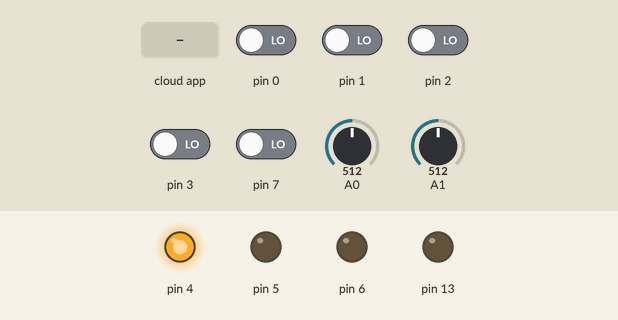
Simulated run of this sketch. Board: Arduino Uno, built with avr-gcc and run on an emulated ATmega328P. On the bench: output pins drawn as LEDs (lit = HIGH). The test bench sets the inputs (shaded band); at power-on: pin 0–3, pin 7 LOW, A1 = 512, A0 = 512. The ROS host is connected and sends only what is stated.

Above: at 1.2 s.
1.3 s: the phone or cloud app sets gripper_cmd to 1
At 2.3 s:
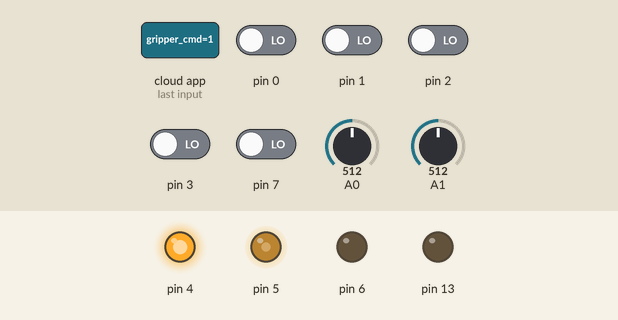
2.8 s: A1 set to 716
At 3.4 s:
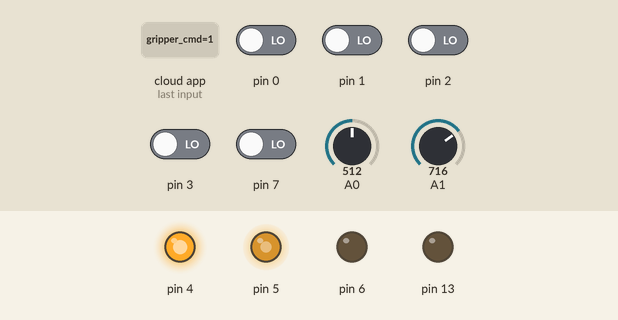
4.4 s: A0 set to 139
5.9 s: A0 set to 117
At 7.0 s:
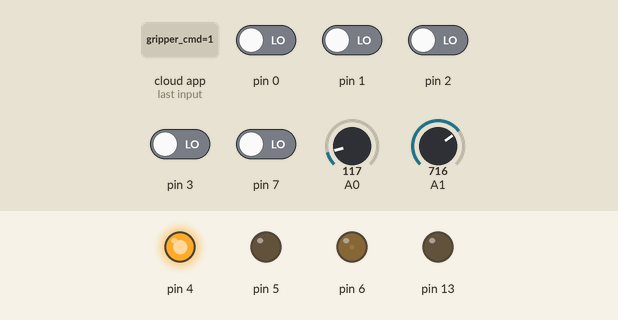
7.4 s: the phone or cloud app sets gripper_cmd to 0
At 8.3 s:
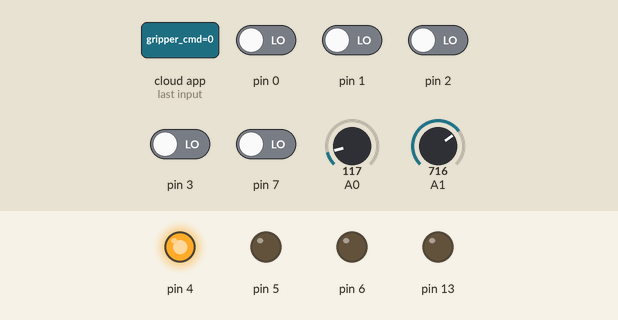
Timing chart, 0 to 9.9 s (numbered marks = the images above; inputs shaded):
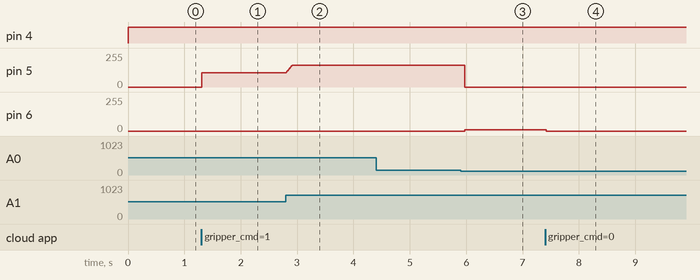

Measured:
- the behaviour switches between 127 and 126 on A0 (found by bisection; images 2 and 3)
- after the input at 1.3 s, pin 5: 0/255 → 106/255 at once
- after the input at 2.8 s, pin 5: moves from 106/255 to 165/255 over 0.11 s, starting at once
- after the input at 4.4 s, every drawn part: stays the same
- after the input at 5.9 s, pin 5: 165/255 → 0/255 after 0.08 s; pin 6: 0/255 → 10/255 after 0.08 s
- after the input at 7.4 s, pin 6: 10/255 → 0/255 at once

The sketch:

gripper.ino
```cpp
#include "Simple_Function.h"
#include "Constant_Definition.h"
#include <Arduino.h>
#include <ros.h>
#include <geometry_msgs/Vector3.h>
#include <std_msgs/UInt8.h>


void gripper_cmd_callback(const std_msgs::UInt8& cmd);
ros::NodeHandle nh;
geometry_msgs::Vector3 force;
std_msgs::UInt8 cmd;
ros::Publisher force_pub("force_data", &force);
ros::Subscriber<std_msgs::UInt8> cmd_sub("gripper_cmd", &gripper_cmd_callback);

/*== Timer Variables ==*/
Constant_Timer Timer_Encoder ;
Constant_Timer Timer_USB ;
Constant_Timer Timer_Control ;
Constant_Timer Timer_Speed ;

/*== Motor Variables ==*/
volatile signed long slEncoder_Counter = 0 ;
volatile signed long slEncoder_Counter_last = 0 ;

volatile float slLoadCell_Volt_Read_x = 0 ;
volatile float slLoadCell_Volt_Read_y = 0 ;
volatile float slOutput_test = 0;

//static int iVolt = 0 ;
static int iVolt = SET_VOLT ;
static int iReverse = 10 ;
static char cControlMode = MODE_STOP ;
static bool bReverse = true ;

/*== Moving average filter setup ==*/
int ma_counter = 0;
int avg_num = 10;
volatile float avg_volt_x[10] = {0};
volatile float avg_volt_y[10] = {0};
volatile float avg_x;
volatile float avg_y;
int i;

void setup(){
  nh.initNode();
  nh.advertise(force_pub);
  nh.subscribe(cmd_sub);
	Hardware_Setup() ;
	Software_Setup() ;
}

void loop(){
	Control_Task() ; // 進行Motor Control
  Encoder_Task() ; // 讀取Encoder
  force_pub.publish(&force);
  nh.spinOnce();
  delay(10);
}

/*========= Function =========*/
/*==== Setup Function ====*/
void Hardware_Setup(void ){
	/*== LED Setup Function ==*/
		// config IO direction of LED
	pinMode(PIN_LED_ONBOARD, OUTPUT ) ;

	/*== Motor Setup Function ==*/
	pinMode(PIN_INA, OUTPUT ) ;
	pinMode(PIN_INB, OUTPUT ) ;
	pinMode(PIN_ENABLE, OUTPUT ) ;

	pinMode(PIN_ENCODER_A, INPUT ) ;
	pinMode(PIN_ENCODER_B, INPUT ) ;
  pinMode(X_AXIS, INPUT);
  pinMode(Y_AXIS, INPUT);

	attachInterrupt(digitalPinToInterrupt(PIN_ENCODER_A ), Encoder_Task, CHANGE ) ;
	attachInterrupt(digitalPinToInterrupt(PIN_ENCODER_B ), Encoder_Task, CHANGE ) ;
}

void Software_Setup(void ){
	/*== Timer Setup Function ==*/
	Timer_USB.Timer_Task(0 ) ;
	Timer_Encoder.Timer_Task(0 ) ;
	Timer_Control.Timer_Task(0 ) ;
  Timer_Speed.Timer_Task(0 ) ;

	/*== Motor Control Setup Function ==*/
	slEncoder_Counter = 0 ;
	MOTOR_STOP() ;

	/*== Setup Finished!! ==*/
}

/*== Motor Function ==*/
void Encoder_Task(void ){
	/*== Encoder Conunter ==*/
	static uint8_t _pin_data = 0x00 ;
	static uint8_t _pin_data_last = 0x00 ;
	static uint8_t _pin_temp_1 = 0x00 ;
	static uint8_t _pin_temp_2 = 0x00 ;

	_pin_data = DATA_ENCODER ;
	_pin_temp_1 = _pin_data^_pin_data_last ;
	_pin_temp_2 = (_pin_data >> 1 )^_pin_data_last ;

	if(_pin_temp_1 & MASK_ENCODER ){
		if(_pin_temp_2 & MASK_ENCODER_PLUS ) slEncoder_Counter++ ;
		else slEncoder_Counter-- ;
	}

	_pin_data_last = _pin_data ;
}

void Control_Task(void ){
  static int _n = 0;
	static int _iAbs_duty ;
  static int _iCurrentTime = 0; //ms
  static int _iPrevTime = 0; //ms
	static signed long _slOutput_temp ;
  static signed long _slVolt_err ;
	static signed long _slDelta_err_v ;
	static signed long _slIntegral_err_v ;
	static signed long _slPrev_err_v ;
  static signed long _slEncoder_Counter_temp;
  static bool _bSign_output = true;
	static float _fTemp1, _fTemp2 = 0.0 ;

  // Read load cell (LC) value, and add an offset 700 (the direction of LC in assembly is opposite)
  slLoadCell_Volt_Read_x = LOAD_CELL_OFFSET - analogRead(X_AXIS);
  slLoadCell_Volt_Read_y = LOAD_CELL_OFFSET - analogRead(Y_AXIS);
  // Moving average (ma) filter to smooth out the LC value
  avg_x=0;
  avg_y=0;
  ma_counter = ma_counter%avg_num;
  avg_volt_x[ma_counter] = slLoadCell_Volt_Read_x;
  avg_volt_y[ma_counter] = slLoadCell_Volt_Read_y;
  for(i = 0; i<avg_num; i++)
  {
    avg_x += avg_volt_x[i]/avg_num;
    avg_y += avg_volt_y[i]/avg_num;
  }
  ma_counter++;
  // ma end. output is "avg_x" and "avg_y"

  force.x = avg_x;
  force.y = avg_y;
  force.z = 0;

  if(cControlMode == MODE_STOP){
    _slOutput_temp = 0;
    if(_slOutput_temp > 0 ) MOTOR_CW(abs(_slOutput_temp )) ;
    else MOTOR_CCW(abs(_slOutput_temp )) ;
  }

  else if(cControlMode == MODE_VOLT){
    if(Timer_Control.Timer_Task(TIME_FORCE_CONTROL_MS ) ){
      /*==安全機制==*/
      /*=超過MAX_VOLT觸發MODE_REVERSE=*/
      if(avg_y >= MAX_VOLT || avg_x >= MAX_VOLT) cControlMode = MODE_REVERSE;

      /*==PID Voltage Control==*/
      /*=達到SET_VOLT(iVolt)夾爪停止轉動=*/
      _slVolt_err = (signed long)iVolt - avg_y ;
      _slDelta_err_v = _slVolt_err - _slPrev_err_v ;
      _slIntegral_err_v += _slVolt_err ;

      _slOutput_temp = ((_slVolt_err * FORCE_CONTROL_P +
               _slIntegral_err_v * FORCE_CONTROL_I +
                _slDelta_err_v * FORCE_CONTROL_D ) >> 9 ) ;
      _slPrev_err_v = _slVolt_err ;
      slOutput_test = _slOutput_temp ;

      if(_slOutput_temp >= 0 ) _bSign_output = true ;
      else _bSign_output = false ;

      _slOutput_temp = abs(_slOutput_temp) ;

      if(_slOutput_temp > MAX_DUTY ){
        _slOutput_temp = MAX_DUTY ;
      }

      if(_bSign_output ){
        MOTOR_CW(_slOutput_temp ) ;
      }
      else{
        MOTOR_CCW(_slOutput_temp ) ;
      }
    }
  }
  else if(cControlMode == MODE_REVERSE){
    if(Timer_Speed.Timer_Task(TIME_SPEED_CONTROL_MS ) ){
    _slOutput_temp = iReverse;
    MOTOR_CCW(_slOutput_temp) ;
    }
    if(bReverse){
      bReverse = false;
      _slEncoder_Counter_temp = slEncoder_Counter;
    }
    if(abs(slEncoder_Counter - _slEncoder_Counter_temp) > 25)
      cControlMode = MODE_STOP;
  }
}

void gripper_cmd_callback(const std_msgs::UInt8& cmd)
{
  switch(cmd.data){
    case MODE_STOP:
      cControlMode = MODE_STOP;
      break;
    case MODE_VOLT:
      cControlMode = MODE_VOLT;
      break;
    case MODE_REVERSE:
      cControlMode = MODE_REVERSE;
      bReverse = true;
      break;
  }
}
```
